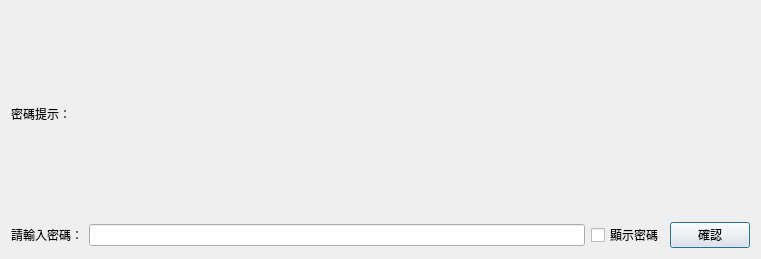
<?xml version="1.0" encoding="UTF-8"?>
<ui version="4.0">
 <class>passwordInput</class>
 <widget class="QDialog" name="passwordInput">
  <property name="windowModality">
   <enum>Qt::NonModal</enum>
  </property>
  <property name="geometry">
   <rect>
    <x>0</x>
    <y>0</y>
    <width>761</width>
    <height>259</height>
   </rect>
  </property>
  <property name="sizePolicy">
   <sizepolicy hsizetype="Preferred" vsizetype="Preferred">
    <horstretch>0</horstretch>
    <verstretch>0</verstretch>
   </sizepolicy>
  </property>
  <property name="windowTitle">
   <string>Input your password</string>
  </property>
  <layout class="QHBoxLayout" name="horizontalLayout_2">
   <item>
    <layout class="QHBoxLayout" name="horizontalLayout_15" stretch="0">
     <property name="sizeConstraint">
      <enum>QLayout::SetDefaultConstraint</enum>
     </property>
     <item>
      <layout class="QVBoxLayout" name="verticalLayout">
       <item>
        <widget class="QLabel" name="tipsLbl">
         <property name="text">
          <string>密碼提示：</string>
         </property>
        </widget>
       </item>
       <item>
        <layout class="QHBoxLayout" name="horizontalLayout">
         <item>
          <widget class="QLabel" name="label">
           <property name="text">
            <string>請輸入密碼：</string>
           </property>
          </widget>
         </item>
         <item>
          <widget class="QLineEdit" name="passwdLineedit">
           <property name="text">
            <string/>
           </property>
           <property name="echoMode">
            <enum>QLineEdit::Password</enum>
           </property>
          </widget>
         </item>
         <item>
          <widget class="QCheckBox" name="showPasswd">
           <property name="text">
            <string>顯示密碼</string>
           </property>
          </widget>
         </item>
         <item>
          <widget class="QPushButton" name="confirmBtn">
           <property name="text">
            <string>確認</string>
           </property>
          </widget>
         </item>
        </layout>
       </item>
      </layout>
     </item>
    </layout>
   </item>
  </layout>
 </widget>
 <resources/>
 <connections/>
</ui>
